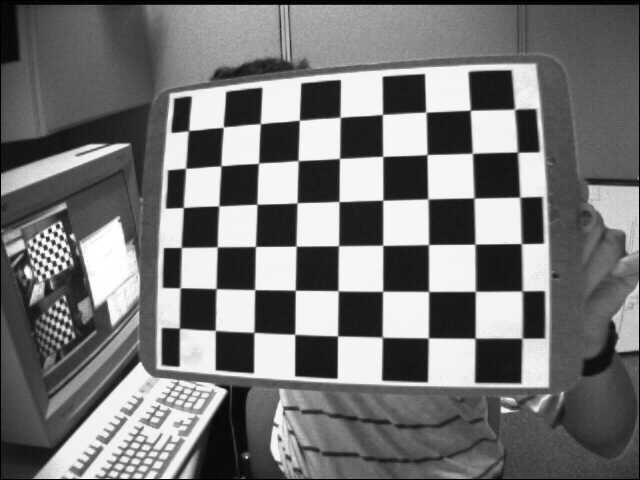
#> input picture work3/img1.jpg, 640 x 480 px
$ python homo.py
#> lines starting #> are read from the running program, lines starting #| are printed output that depends on the picture; after the words box and inside, x2 and y2 are one past the last pixel; in counts of white or black regions, pixels touching at a corner belong together; long printed decimals are rounded
import numpy as np
import cv2


def get_mat(src, dst):
    x = src[0]
    y = src[1]
    x_ = dst[0]
    y_ = dst[1]
    return np.array([[x,y,1,0,0,0,-x*x_, -x_*y, -x_],
                    [0,0,0,x,y,1,-y_*x, -y*y_, -y_]])


def init():
    img1 = cv2.imread('./img1.jpg')
#> img1 is the input picture: shape (480, 640, 3); min 0, max 255, mean 117.8
    img2 = cv2.imread('./img2.jpg')
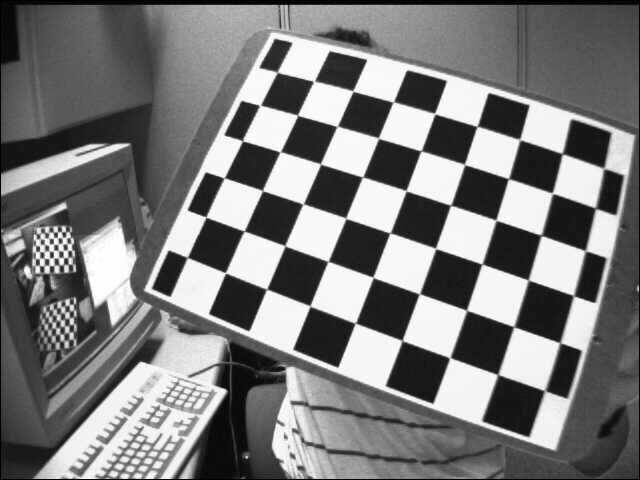
#> input picture work3/img2.jpg, 640 x 480 px
#> img2 is the input picture: shape (480, 640, 3); min 0, max 255, mean 122.9

    ret, corners1 = cv2.findChessboardCorners(img1, (9,6), None)
#> ret = True; corners1 = 54 rows, first 8: [188.8, 130.7], [223.3, 127.2], [260.5, 123.6], [299.5, 120.2], [340.2, 117.4], [382.4, 114.5], [425.9, 112.1], [470.3, 110.2]
    ret, corners2 = cv2.findChessboardCorners(img2, (9,6), None)
#> corners2 = 54 rows, first 8: [277.4, 72.53], [313.4, 81.56], [352.9, 91.05], [393.5, 101.9], [434.6, 113.5], [476.9, 126.7], [519.5, 139.5], [562.1, 154]

    cv2.drawChessboardCorners(img1, (9,6), corners1, ret)
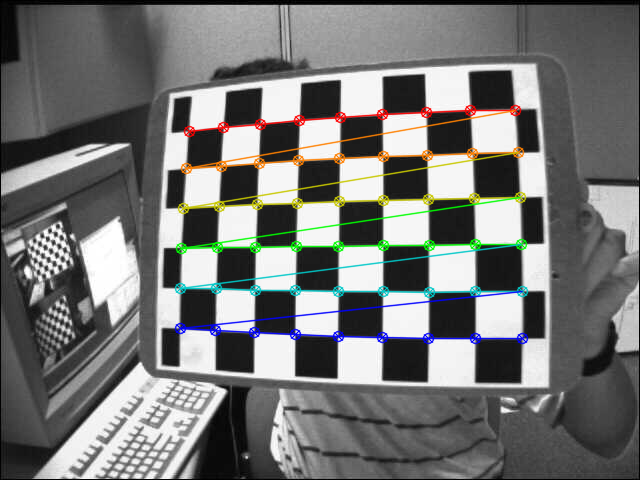
#> img1: shape (480, 640, 3); 4.98% of pixels changed, all inside (x1, y1, x2, y2) = (174, 104, 529, 345)
    cv2.drawChessboardCorners(img2, (9,6), corners2, ret)
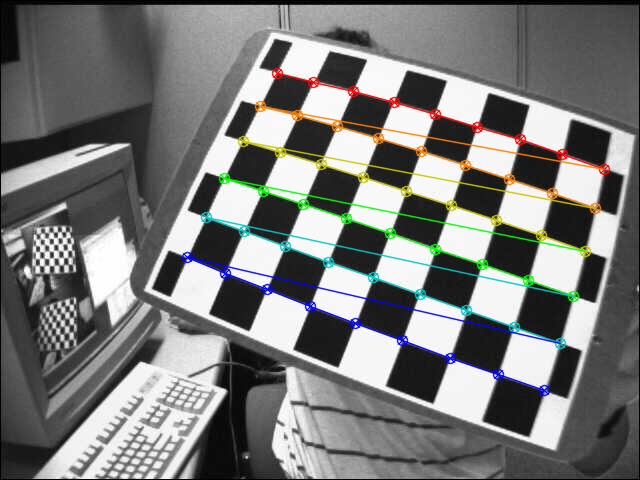
#> img2: shape (480, 640, 3); 5.14% of pixels changed, all inside (x1, y1, x2, y2) = (181, 67, 611, 397)

    #cv2.imshow('img1', img1)
    #cv2.imshow('img2', img2)
    #cv2.waitKey()

    corners1 = np.squeeze(corners1)
#> corners1 = 54 pairs, first value 179.5 to 521.9, second value 109.7 to 338.1
    corners2 = np.squeeze(corners2)
#> corners2 = 54 pairs, first value 187.4 to 603.6, second value 72.53 to 390.2

    homo, _ = cv2.findHomography(corners1, corners2)
#> homo = [[1.04, -0.462, 137.7], [0.372, 0.864, -113.3], [0.000118, -0.000307, 1]]
    print('opencv h:')
    print(homo)
#| [[ 1.03737316e+00 -4.61675868e-01  1.37742054e+02]
#|  [ 3.72489943e-01  8.64214646e-01 -1.13317291e+02]
#|  [ 1.18021213e-04 -3.07334702e-04  1.00000000e+00]]

    mat0 = get_mat(corners1[0], corners2[0])
#> in get_mat, `x = src[0]`: x = 188.8
#> in get_mat, `y = src[1]`: y = 130.7
#> in get_mat, `x_ = dst[0]`: x_ = 277.4
#> in get_mat, `y_ = dst[1]`: y_ = 72.53
    mat1 = get_mat(corners1[9], corners2[9])
    mat2 = get_mat(corners1[21], corners2[21])
    mat3 = get_mat(corners1[36], corners2[36])

    mat = np.matrix(np.concatenate((mat0,mat1,mat2,mat3), axis=0))
    A = mat[:,:8]
    b = -mat[:,8]
#> b = [[277.4], [72.53], [259.7], [105.7], [362.6], [177], [205.9], [217.2]]

    h = A.I*b
#> h = [[0.977], [-0.426], [138.9], [0.324], [0.862], [-103.9], [-4.7e-05], [-0.0002]]
    h = np.concatenate((h, np.ones((1,1))), axis=0)
#> h = [[0.977], [-0.426], [138.9], [0.324], [0.862], [-103.9], [-4.7e-05], [-0.0002], [1]]
    return (corners1, corners2, h)

def Func(h, data):
    A = data[:, :8]
    b = -data[:,8]
    err = np.sum(b - A*h)
    return err

def Derive(h, data, n):
    h1 = h.copy()
    h2 = h.copy()
    h1[n,0] -= 0.000001
    h2[n,0] += 0.000001
    p1 = Func(h1, data)
    p2 = Func(h2, data)
    d = (p2-p1)*1.0 / 0.000002
    return d

if __name__ == '__main__':
    corners1, corners2, h = init()

    print('init:')
    print(h.reshape((3,3)))
#| [[ 9.77133399e-01 -4.26341398e-01  1.38929539e+02]
#|  [ 3.23915658e-01  8.62433175e-01 -1.03855683e+02]
#|  [-4.70377478e-05 -1.99730493e-04  1.00000000e+00]]

    h = h[:8]
#> h = [[0.977], [-0.426], [138.9], [0.324], [0.862], [-103.9], [-4.7e-05], [-0.0002]]
    # print(Func(h, corners1[0], corners2[0]))
    n = 54

    J = np.matrix(np.zeros((n,8)))
    fx = np.matrix(np.zeros((n,1)))
    fx_tmp = np.matrix(np.zeros((n,1)))
    xk = h
#> xk has the same summary as h
    lase_mse = 0
    step = 0
    u,v = 1,2
    conve = 100

    while(conve):
        mse, mse_tmp = 0, 0
        step += 1
        for i in range(n):
            data = get_mat(corners1[i], corners2[i])
            fx[i, 0] = Func(xk, data)
            mse += fx[i,0]**2

            for j in range(8):
                J[i,j] = Derive(xk, data, j)
        mse /= n

        H = J.T*J + u*np.eye(8)
        dx = -H.I * J.T * fx

        xk_tmp = xk.copy()
        xk_tmp += dx

        for i in range(n):
            data = get_mat(corners1[i], corners2[i])
            fx_tmp[i] = Func(xk_tmp, data)
            mse_tmp += fx_tmp[i,0]**2
        mse_tmp /= n

        q = (mse-mse_tmp) / ((dx.T*(u*dx - J.T*fx))[0,0])

        if q > 0:
            s = 1.0/3.0
            v = 2
            mse = mse_tmp
            xk = xk_tmp
            temp = 1 - pow(2*q-1,3)
            if s > temp:
                u*=s
            else:
                u*=temp
        else:
            u *= v
            v *= 2

        u = min(u, 1e200)

        if(abs(mse - lase_mse) < 0.0000001):
            break

        #print('step = %d, abs(mse-lase_mse) = %.8f' % (step, abs(mse-lase_mse)))
        lase_mse = mse
        conve -= 1
#> this loop made 22 passes


    h = np.concatenate((xk, np.ones((1,1))), axis=0)

    print('optimized h:')
    print(h.reshape((3,3)))
#| [[ 1.02843075e+00 -4.43618880e-01  1.34172400e+02]
#|  [ 3.75213345e-01  8.45155288e-01 -1.08612822e+02]
#|  [ 1.12427233e-04 -3.07022955e-04  1.00000000e+00]]

    print('mse:')
    print(mse)
#| 1.158
